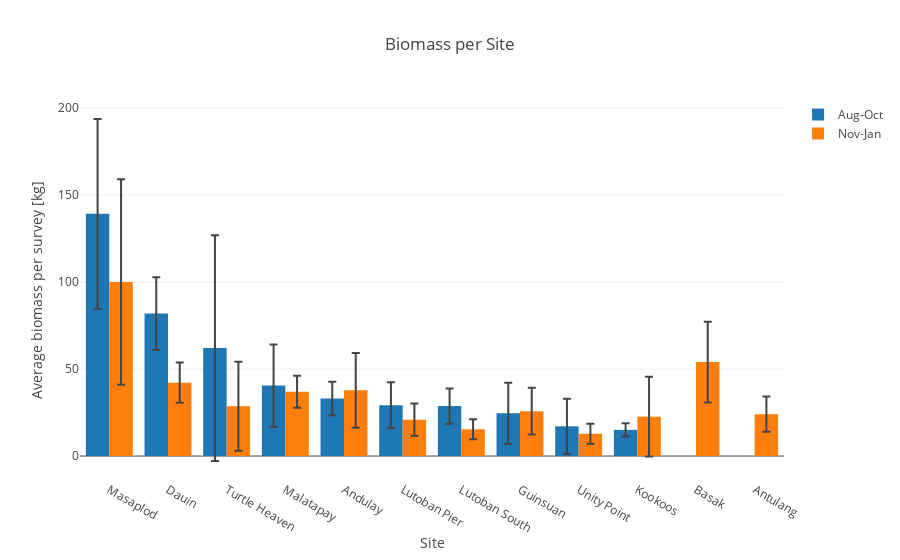

Notebook source saved alongside this figure:
### Code cell
biomass_per_site = biomass_per_site.sort_values(['biomass_sum'], ascending=[False])
season1 = go.Bar(x=biomass_per_site[biomass_per_site['season'] == "Aug-Oct"].site,
                 y=biomass_per_site[biomass_per_site['season'] == "Aug-Oct"].biomass_sum,
                 error_y=dict(
                   type='data',
                   array=biomass_per_site[biomass_per_site['season'] == "Aug-Oct"].biomass_ci,
                   visible=True
                 ),
                 name='Aug-Oct')
season2 = go.Bar(x=biomass_per_site[biomass_per_site['season'] == "Nov-Jan"].site,
                 y=biomass_per_site[biomass_per_site['season'] == "Nov-Jan"].biomass_sum,
                 error_y=dict(
                   type='data',
                   array=biomass_per_site[biomass_per_site['season'] == "Nov-Jan"].biomass_ci,
                   visible=True
                 ),
                 name='Nov-Jan')
layout = go.Layout(title="Biomass per Site",
                xaxis=dict(title='Site'),
                yaxis=dict(title='Average biomass per survey [kg]'))
fig = go.Figure(data=[season1, season2], layout=layout)
py.iplot(fig, show_link=False)
# Use py.plot(..., image='png', filename=...) to export an image.

### Figure 1 — Plotly figure (JSON) as saved in the notebook; plotly's stock layout.template omitted (floating-point values rounded to 4 significant figures)
{"data": [{"error_y": {"array": [54.52, 20.9, 64.87, 23.65, 9.632, 13.16, 10.1, 17.48, 15.88, 3.855], "type": "data", "visible": true}, "name": "Aug-Oct", "type": "bar", "x": ["Masaplod", "Dauin", "Turtle Heaven", "Malatapay", "Andulay", "Lutoban Pier", "Lutoban South", "Guinsuan", "Unity Point", "Kookoos"], "y": [139.2, 81.87, 62.02, 40.49, 33.09, 29.26, 28.71, 24.59, 17.07, 15.04]}, {"error_y": {"array": [59.0, 23.17, 11.58, 21.53, 9.176, 25.55, 13.45, 10.15, 22.96, 9.288, 5.762, 5.736], "type": "data", "visible": true}, "name": "Nov-Jan", "type": "bar", "x": ["Masaplod", "Basak", "Dauin", "Andulay", "Malatapay", "Turtle Heaven", "Guinsuan", "Antulang", "Kookoos", "Lutoban Pier", "Lutoban South", "Unity Point"], "y": [100.0, 54.01, 42.16, 37.76, 36.9, 28.6, 25.81, 24.07, 22.64, 20.91, 15.39, 12.82]}], "layout": {"title": "Biomass per Site", "xaxis": {"title": "Site"}, "yaxis": {"title": "Average biomass per survey [kg]"}}}
